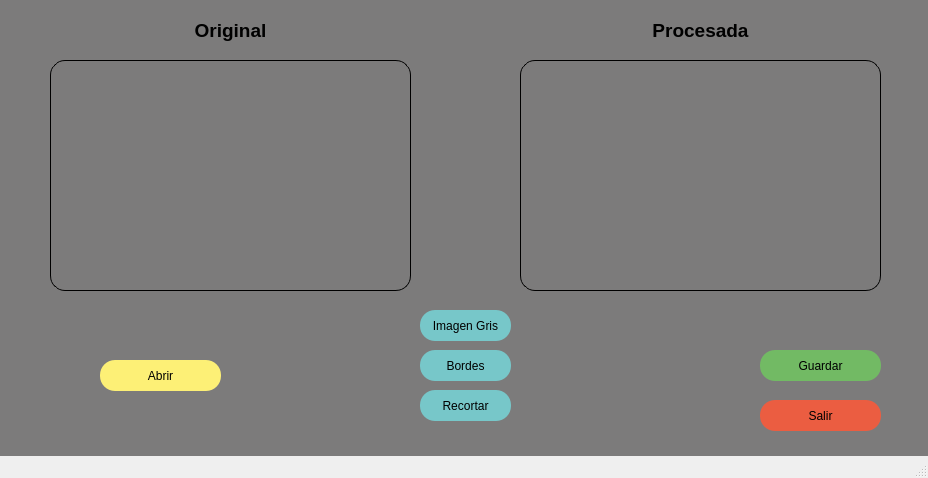
<?xml version="1.0" encoding="UTF-8"?>
<ui version="4.0">
 <class>MainWindow</class>
 <widget class="QMainWindow" name="MainWindow">
  <property name="geometry">
   <rect>
    <x>0</x>
    <y>0</y>
    <width>928</width>
    <height>478</height>
   </rect>
  </property>
  <property name="minimumSize">
   <size>
    <width>928</width>
    <height>478</height>
   </size>
  </property>
  <property name="maximumSize">
   <size>
    <width>928</width>
    <height>478</height>
   </size>
  </property>
  <property name="windowTitle">
   <string>MainWindow</string>
  </property>
  <property name="styleSheet">
   <string notr="true">QWidget#centralwidget{
	background-color: rgb(124, 123, 123);

}</string>
  </property>
  <widget class="QWidget" name="centralwidget">
   <widget class="QLabel" name="label">
    <property name="geometry">
     <rect>
      <x>50</x>
      <y>60</y>
      <width>361</width>
      <height>231</height>
     </rect>
    </property>
    <property name="styleSheet">
     <string notr="true">border: 1px solid black;
border-radius:15px;</string>
    </property>
    <property name="text">
     <string>&lt;html&gt;&lt;head/&gt;&lt;body&gt;&lt;p align=&quot;center&quot;&gt;&lt;br/&gt;&lt;/p&gt;&lt;/body&gt;&lt;/html&gt;</string>
    </property>
    <property name="alignment">
     <set>Qt::AlignCenter</set>
    </property>
   </widget>
   <widget class="QPushButton" name="cargar_imagen">
    <property name="geometry">
     <rect>
      <x>100</x>
      <y>360</y>
      <width>121</width>
      <height>31</height>
     </rect>
    </property>
    <property name="cursor">
     <cursorShape>PointingHandCursor</cursorShape>
    </property>
    <property name="styleSheet">
     <string notr="true">color: rgb(0, 0, 0);
border-radius:15px;
background-color: rgb(253, 240, 118);</string>
    </property>
    <property name="text">
     <string>Abrir</string>
    </property>
    <property name="autoRepeatDelay">
     <number>300</number>
    </property>
   </widget>
   <widget class="QLabel" name="label_2">
    <property name="geometry">
     <rect>
      <x>520</x>
      <y>60</y>
      <width>361</width>
      <height>231</height>
     </rect>
    </property>
    <property name="styleSheet">
     <string notr="true">border: 1px solid black;
border-radius:15px;</string>
    </property>
    <property name="text">
     <string>&lt;html&gt;&lt;head/&gt;&lt;body&gt;&lt;p align=&quot;center&quot;&gt;&lt;br/&gt;&lt;/p&gt;&lt;/body&gt;&lt;/html&gt;</string>
    </property>
    <property name="alignment">
     <set>Qt::AlignCenter</set>
    </property>
   </widget>
   <widget class="QLabel" name="label_3">
    <property name="geometry">
     <rect>
      <x>60</x>
      <y>0</y>
      <width>341</width>
      <height>61</height>
     </rect>
    </property>
    <property name="styleSheet">
     <string notr="true">font: 35pt &quot;Freestyle Script&quot;;
color: rgb(0, 0, 0);</string>
    </property>
    <property name="text">
     <string>&lt;html&gt;&lt;head/&gt;&lt;body&gt;&lt;p align=&quot;center&quot;&gt;&lt;span style=&quot; font-size:14pt; font-weight:600;&quot;&gt;Original&lt;/span&gt;&lt;/p&gt;&lt;/body&gt;&lt;/html&gt;</string>
    </property>
   </widget>
   <widget class="QLabel" name="label_4">
    <property name="geometry">
     <rect>
      <x>530</x>
      <y>0</y>
      <width>341</width>
      <height>61</height>
     </rect>
    </property>
    <property name="styleSheet">
     <string notr="true">font: 35pt &quot;Freestyle Script&quot;;
color: rgb(0, 0, 0);</string>
    </property>
    <property name="text">
     <string>&lt;html&gt;&lt;head/&gt;&lt;body&gt;&lt;p align=&quot;center&quot;&gt;&lt;span style=&quot; font-size:14pt; font-weight:600;&quot;&gt;Procesada&lt;/span&gt;&lt;/p&gt;&lt;/body&gt;&lt;/html&gt;</string>
    </property>
   </widget>
   <widget class="QPushButton" name="salir">
    <property name="geometry">
     <rect>
      <x>760</x>
      <y>400</y>
      <width>121</width>
      <height>31</height>
     </rect>
    </property>
    <property name="cursor">
     <cursorShape>PointingHandCursor</cursorShape>
    </property>
    <property name="styleSheet">
     <string notr="true">color: rgb(0, 0, 0);
border-radius:15px;
background-color: rgb(235, 93, 65);</string>
    </property>
    <property name="text">
     <string>Salir</string>
    </property>
   </widget>
   <widget class="QPushButton" name="guardar">
    <property name="geometry">
     <rect>
      <x>760</x>
      <y>350</y>
      <width>121</width>
      <height>31</height>
     </rect>
    </property>
    <property name="cursor">
     <cursorShape>PointingHandCursor</cursorShape>
    </property>
    <property name="styleSheet">
     <string notr="true">color: rgb(0, 0, 0);
border-radius:15px;
background-color: rgb(114, 186, 100);</string>
    </property>
    <property name="text">
     <string>Guardar</string>
    </property>
   </widget>
   <widget class="QLabel" name="label_5">
    <property name="geometry">
     <rect>
      <x>10</x>
      <y>380</y>
      <width>41</width>
      <height>71</height>
     </rect>
    </property>
    <property name="styleSheet">
     <string notr="true">image: url(:/prefijoNuevo/logo-ipn-blancvfdgdo.png);</string>
    </property>
    <property name="text">
     <string/>
    </property>
   </widget>
   <widget class="QPushButton" name="bordes">
    <property name="geometry">
     <rect>
      <x>420</x>
      <y>350</y>
      <width>91</width>
      <height>31</height>
     </rect>
    </property>
    <property name="cursor">
     <cursorShape>PointingHandCursor</cursorShape>
    </property>
    <property name="styleSheet">
     <string notr="true">border-radius:15px;
color: rgb(0, 0, 0);
background-color: rgb(119, 199, 201);</string>
    </property>
    <property name="text">
     <string>Bordes</string>
    </property>
   </widget>
   <widget class="QPushButton" name="recortar_imagen">
    <property name="geometry">
     <rect>
      <x>420</x>
      <y>390</y>
      <width>91</width>
      <height>31</height>
     </rect>
    </property>
    <property name="cursor">
     <cursorShape>PointingHandCursor</cursorShape>
    </property>
    <property name="styleSheet">
     <string notr="true">border-radius:15px;
color: rgb(0, 0, 0);
background-color: rgb(119, 199, 201);</string>
    </property>
    <property name="text">
     <string>Recortar</string>
    </property>
   </widget>
   <widget class="QPushButton" name="gris">
    <property name="geometry">
     <rect>
      <x>420</x>
      <y>310</y>
      <width>91</width>
      <height>31</height>
     </rect>
    </property>
    <property name="cursor">
     <cursorShape>PointingHandCursor</cursorShape>
    </property>
    <property name="styleSheet">
     <string notr="true">border-radius:15px;
color: rgb(0, 0, 0);
background-color: rgb(119, 199, 201);</string>
    </property>
    <property name="text">
     <string>Imagen Gris</string>
    </property>
   </widget>
  </widget>
  <widget class="QStatusBar" name="statusbar"/>
 </widget>
 <resources/>
 <connections/>
</ui>
